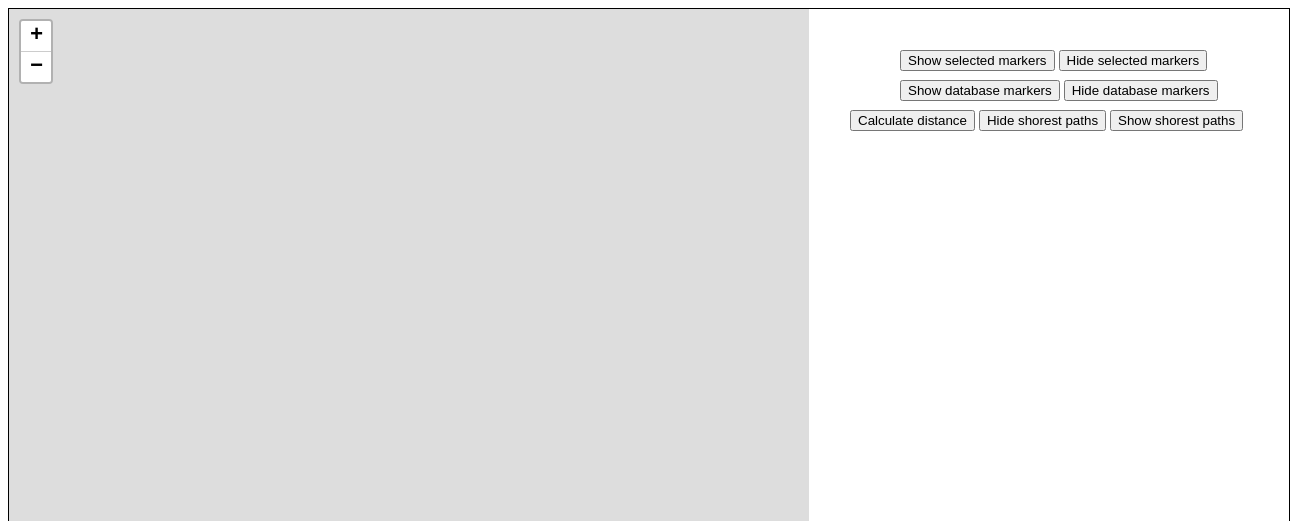
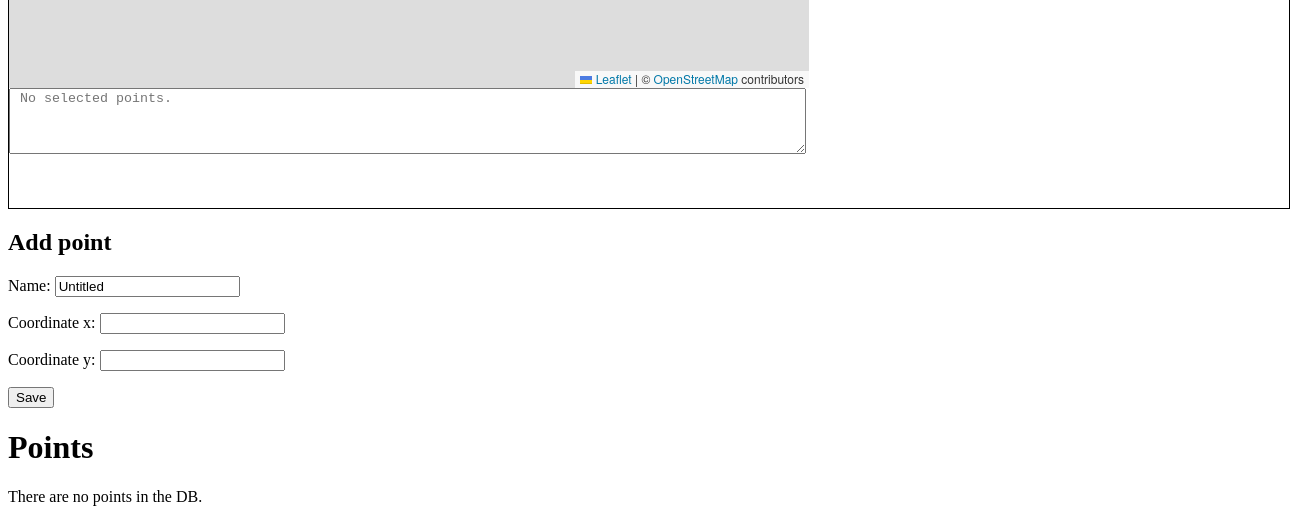
/, run on an earlier commit of the app's database (2 pictures, top to bottom).
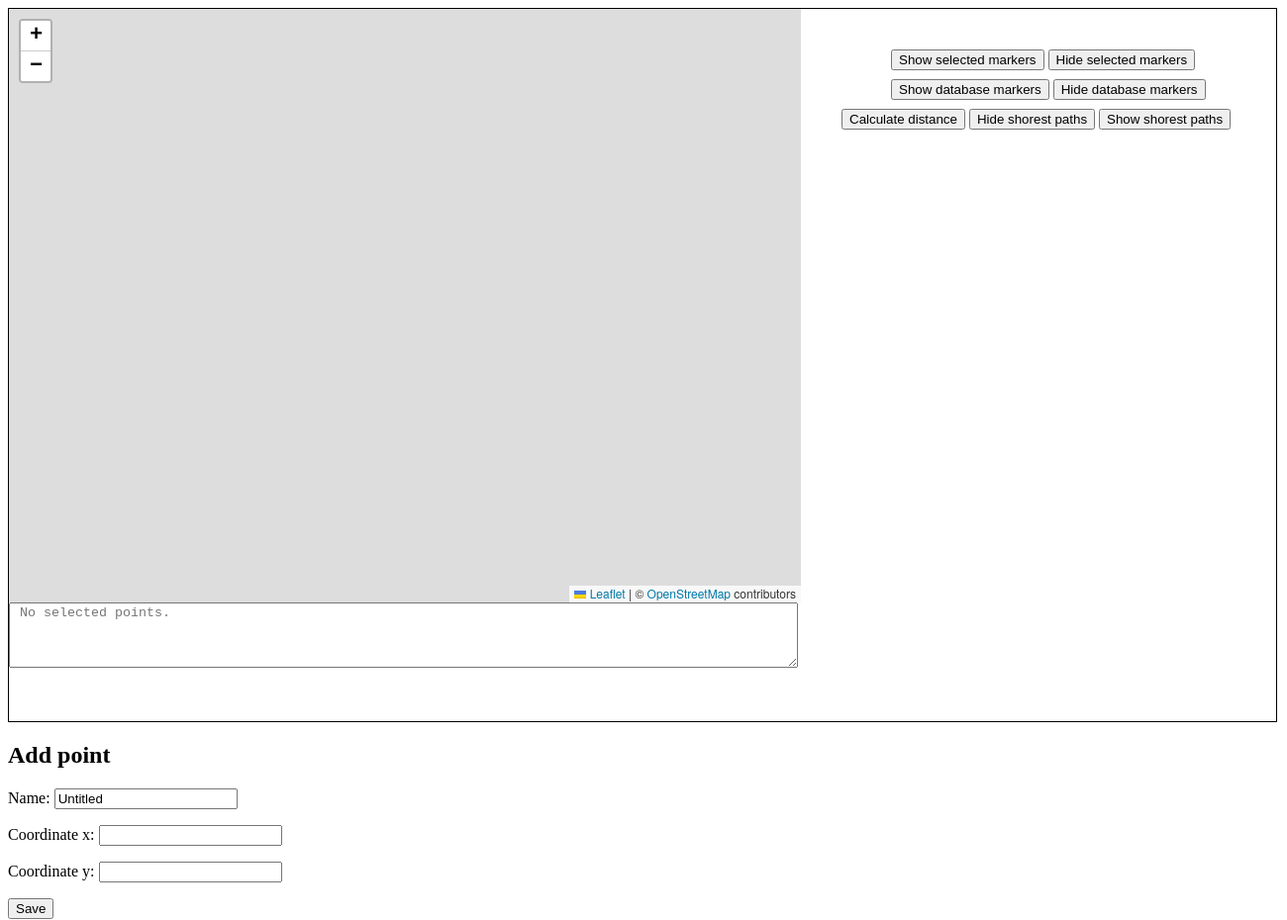
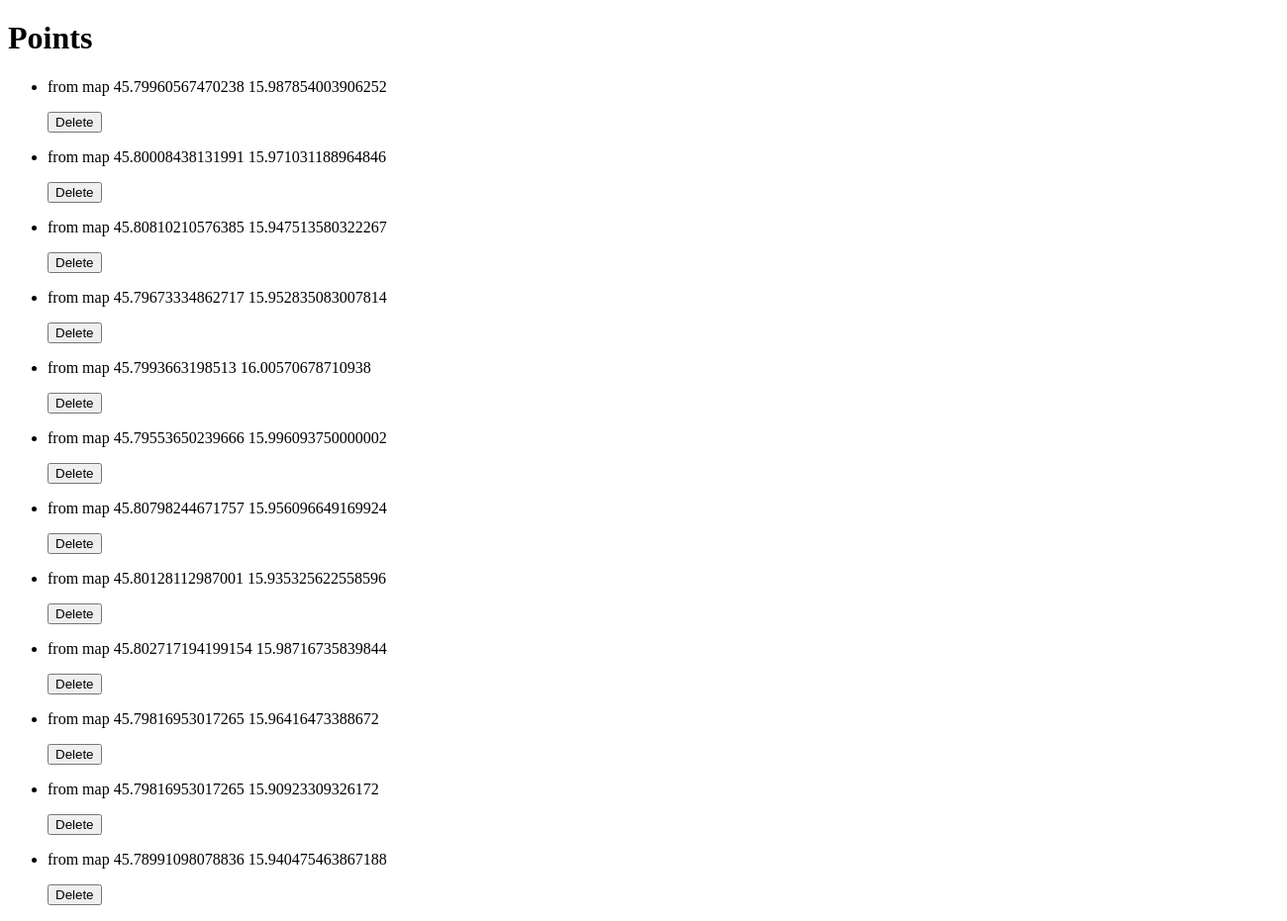
And on a later commit of the database (2 pictures, top to bottom).
### shortest_path/models.py (models this page shows, shortened)
class Point(models.Model):
    name = models.CharField(max_length=128, blank=True, default="Untitled")
    coordinate_x = models.FloatField(blank=True)
    coordinate_y = models.FloatField(blank=True)

### shortest_path/views.py (the view)
# urls.py: path('', points, name='points'),
def points(request):
    if request.method == 'GET':
        form = PointForm()
        points = Point.objects.all()
        return render(request, 'index.html', {'form': form, 'points': points})
    return HttpResponse(status=403)

### shortest_path/forms.py
class PointForm(forms.ModelForm):
    class Meta:
        model = Point
        fields = ('name', 'coordinate_x', 'coordinate_y')

### shortest_path/templates/index.html (shortened to what this page needs)
<!DOCTYPE html>
{% load staticfiles %}
<html lang="en">
<head>
    {% load static %}
	<link rel="stylesheet" href="https://unpkg.com/leaflet@1.3.4/dist/leaflet.css" />
	<link rel="stylesheet" type="text/css" href="{% static 'style.css' %}" media="screen" />
</head>
<body>
    <div id="wrapper">
		<div id="map"></div>
	    <div id="inserted_points_text_area">
		    <textarea rows="4" cols="97" id="selected_points_box" placeholder=" No selected points."></textarea>
	    </div>
		<div id="selected_markers_buttons">
		    <button onclick="show_selected_markers()">Show selected markers</button>
		    <button onclick="hide_selected_markers()">Hide selected markers</button>
		</div>
		<div id="database_markers_buttons">
		    <button onclick="show_database_markers()">Show database markers</button>
		    <button onclick="hide_database_markers()">Hide database markers</button>
		</div>
		<div id="calculate_distance_button">
			<button onclick="calculate_distance()">Calculate distance</button>
			<button onclick="remove_polylines()">Hide shorest paths</button>
			<button onclick="show_polylines()">Show shorest paths</button>
		</div>
	</div>
    <h2>Add point</h2>
    <form action="points/create" method="POST" class="post-form">{% csrf_token %}
        {{ form.as_p }}
        <button type="submit" class="save btn btn-default">Save</button>
    </form>
    <h1>Points</h1>
    {% if points %}
    <ul>
    {% for point in points %}
        <li>
            <p>{{ point.name }} {{point.coordinate_x}} {{point.coordinate_y}} </p>
            <form action="{% url 'delete_point' id=point.id %}" method="POST">
                <input class="btn btn-default btn-danger" type="submit" value="Delete"/>
            </form>
        </li>
    {% endfor %}
    </ul>
    {% else %}
        <p>There are no points in the DB.</p>
    {% endif %}
</body>
</html>

### shortest_path/static/style.css (style rules this page uses)
#wrapper { width: 1280px; height: 720px; border: 1px solid black; overflow: auto; }
#map { float:left; width: 800px; height: 600px; }
#selected_markers_buttons { position:absolute; top: 50px; left:900px; }
#database_markers_buttons { position:absolute; top: 80px; left:900px; }
#calculate_distance_button { position:absolute; top: 110px; left:850px; }

What changed in the data, as far as the page shows it:
added Point: name "from map", coordinate_x "45.79960567470238", coordinate_y "15.987854003906252"
added Point: name "from map", coordinate_x "45.80008438131991", coordinate_y "15.971031188964846"
added Point: name "from map", coordinate_x "45.80810210576385", coordinate_y "15.947513580322267"
added Point: name "from map", coordinate_x "45.79673334862717", coordinate_y "15.952835083007814"
added Point: name "from map", coordinate_x "45.7993663198513", coordinate_y "16.00570678710938"
added Point: name "from map", coordinate_x "45.79553650239666", coordinate_y "15.996093750000002"
added Point: name "from map", coordinate_x "45.80798244671757", coordinate_y "15.956096649169924"
added Point: name "from map", coordinate_x "45.80128112987001", coordinate_y "15.935325622558596"
added Point: name "from map", coordinate_x "45.802717194199154", coordinate_y "15.98716735839844"
added Point: name "from map", coordinate_x "45.79816953017265", coordinate_y "15.96416473388672"
added Point: name "from map", coordinate_x "45.79816953017265", coordinate_y "15.90923309326172"
added Point: name "from map", coordinate_x "45.78991098078836", coordinate_y "15.940475463867188"
Also different on the page:
text no longer shown: "There are no points in the DB."
